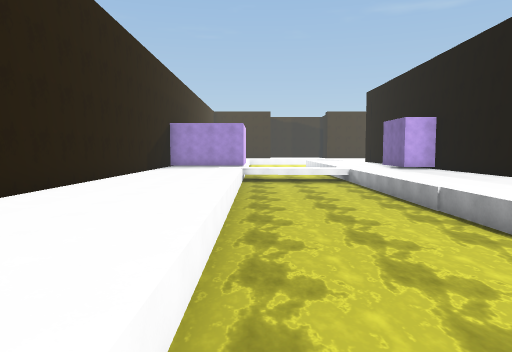
View 1 (above)

22 first-person views from a walk through a scene from a Unity 3-D project. The camera is 1.5 m above the floor, tilts 4° down and sees 70° across. The floor is counted in squares, 2 m on a side. Each view is taken from the middle of a square. On the plan, view 1 faces up. The plan holds only what a view shows up to about 11 squares ahead; the rest is blank. The place goes on beyond the plan. The player is left out. Surface patterns are stand-ins for the level's own textures.

View 2
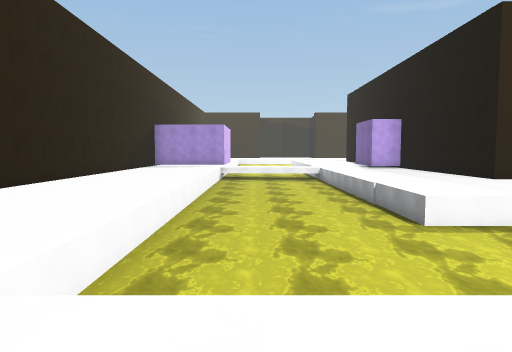

View 3
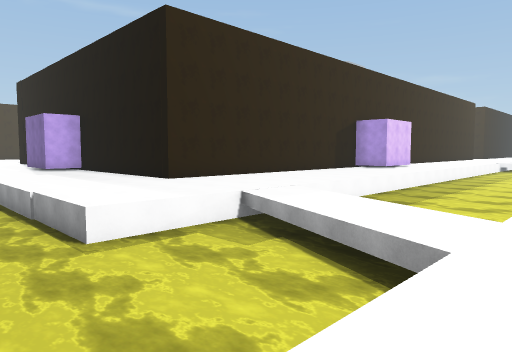

View 4
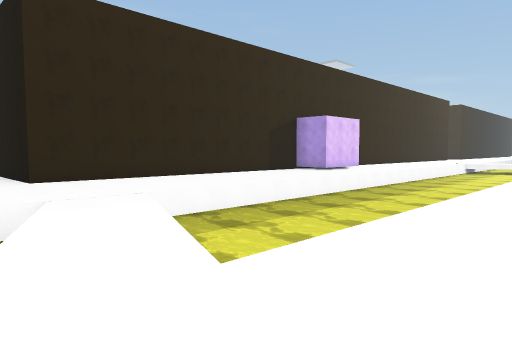

View 5
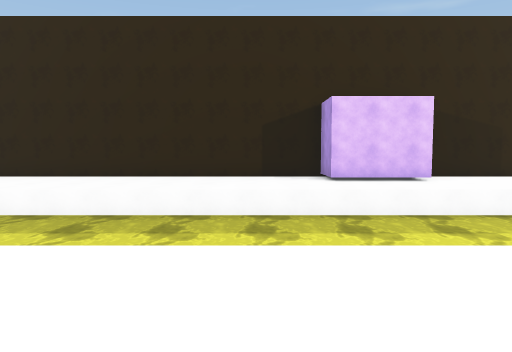

View 6
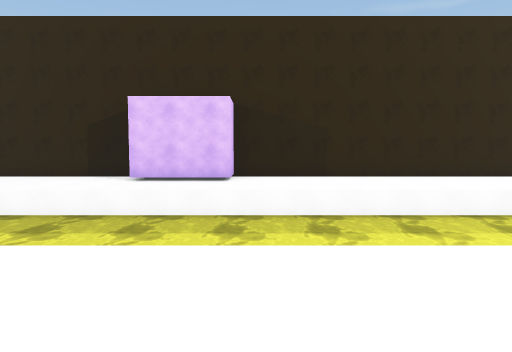

View 7
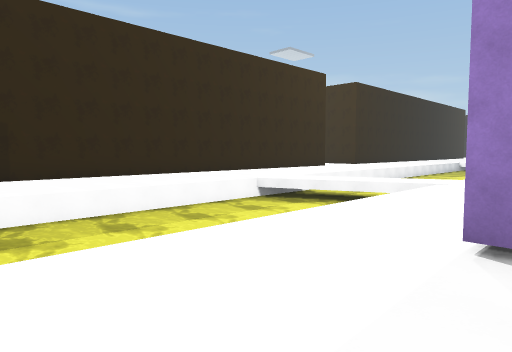

View 8
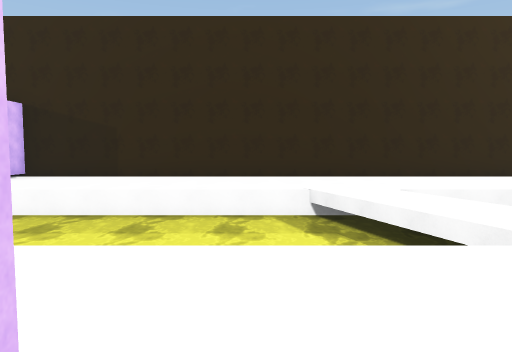

View 9
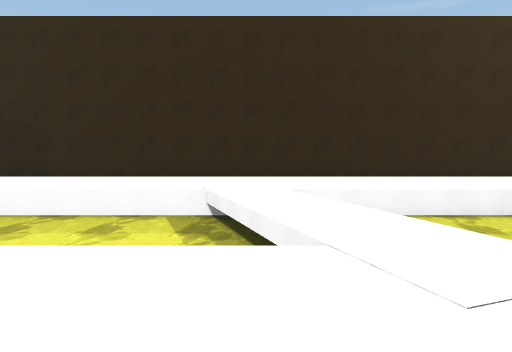

View 10
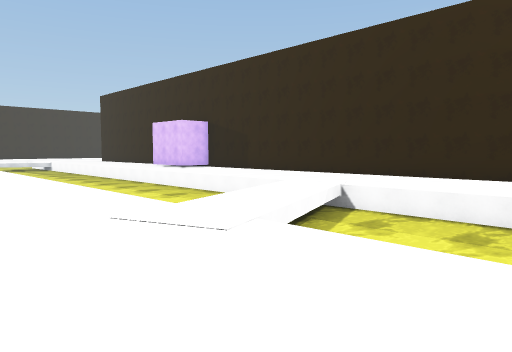

View 11
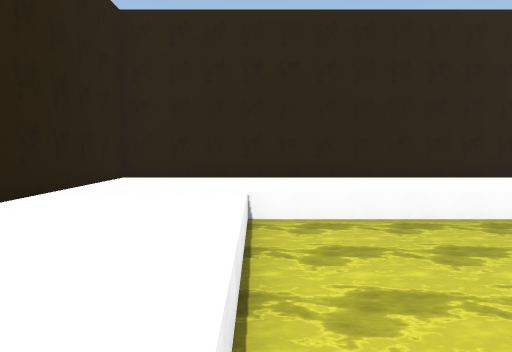

View 12
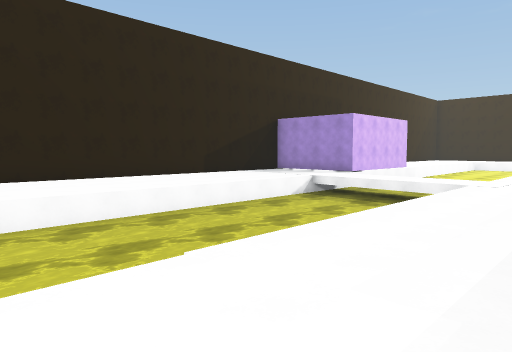

View 13
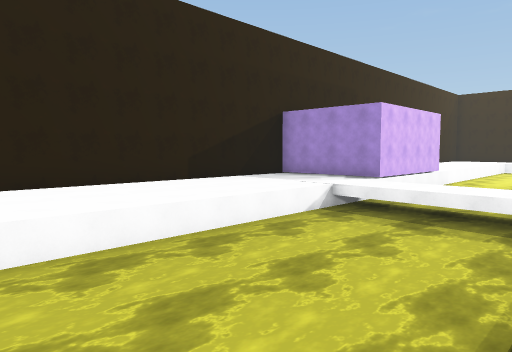

View 14
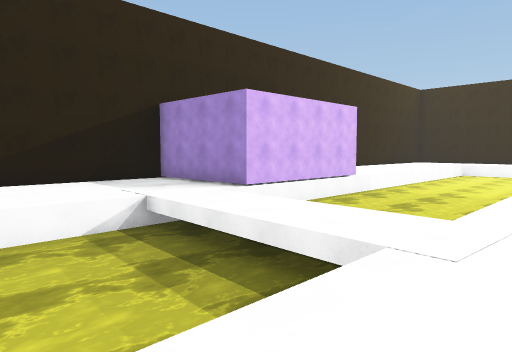

View 15
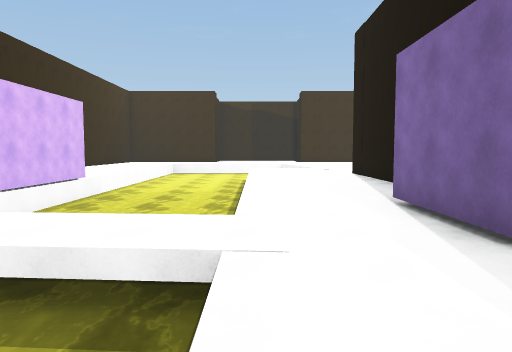

View 16
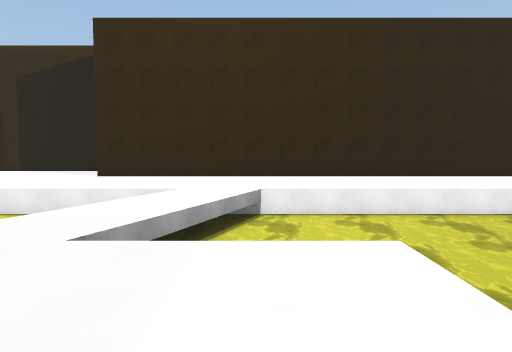

View 17
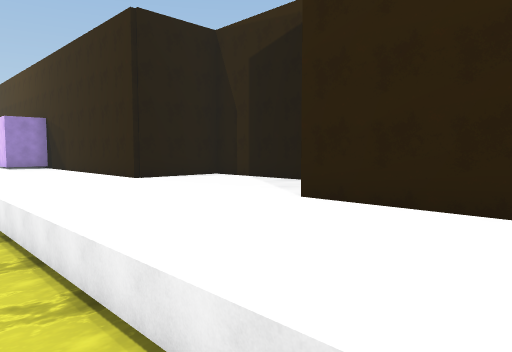

View 18
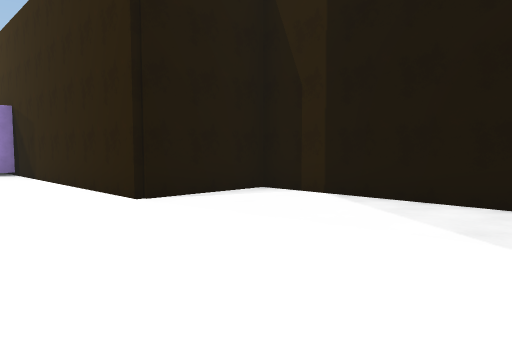

View 19
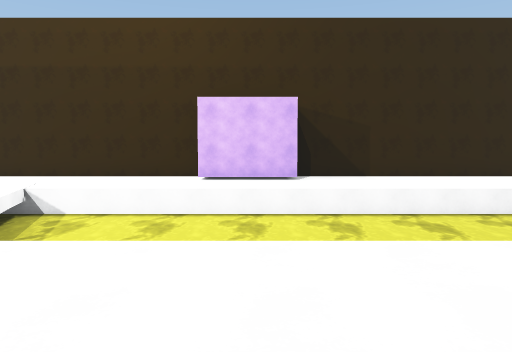

View 20
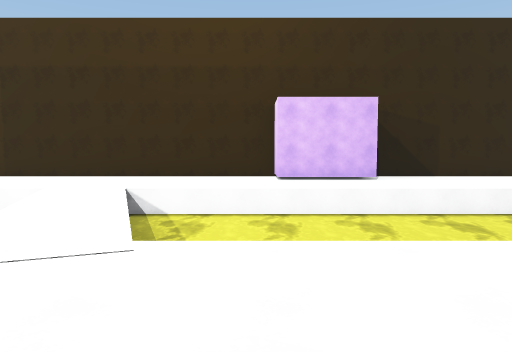

View 21
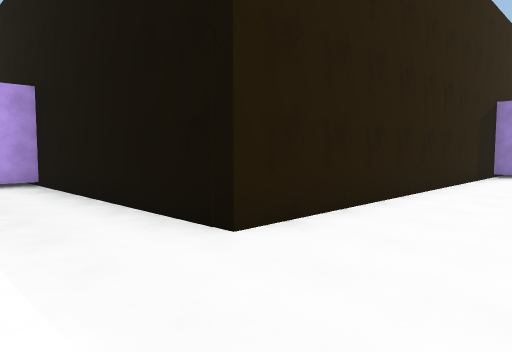

View 22
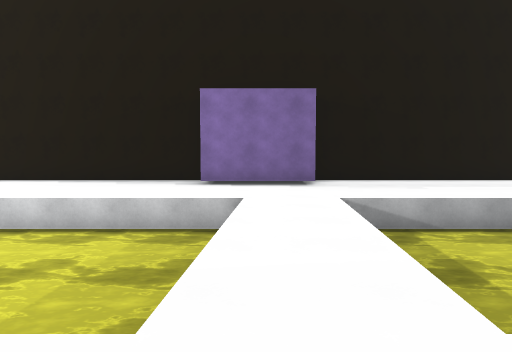

### Floor plan
Key: @ floor where view 1 was taken; # wall or solid block; . floor; ≈ water the walk keeps out of.
Columns run from 4 left of view 1 to 33 right of it. Each row starts with its distance up from view 1.
 23    .≈≈≈≈...#
 22    #≈≈≈≈...#
 21    #≈≈≈≈...#
 20    #≈≈≈≈...#
 19    #≈≈≈≈...#
 18 ####≈≈≈≈...#
 17 #...≈≈≈≈..##
 16 #.........##
 15 #...≈≈....##
 14 #...≈≈≈≈...#
 13 #...≈≈≈≈...#
 12 #...≈≈≈≈...#
 11 #...≈≈≈≈...#
 10 #...≈≈≈≈...#
  9 #...≈≈≈≈...########### ###############
  8 #...≈≈≈≈.............###..............
  7 #...≈≈≈≈.............###..............
  6 #...≈≈≈≈..............................
  5 #...≈≈≈≈≈≈≈..≈≈≈≈≈≈≈≈≈≈≈≈≈≈≈≈≈≈≈.≈≈≈≈≈
  4 #...≈≈≈≈≈≈≈.≈≈≈≈≈≈≈≈≈≈≈≈≈≈≈≈≈≈≈≈.≈≈≈≈
  3 #...≈≈≈≈≈≈..≈≈≈≈≈≈≈≈≈≈≈≈≈≈≈≈≈≈≈≈..≈≈≈
  2 #...≈≈≈≈≈≈.≈≈≈≈≈≈≈≈≈≈≈  ≈≈≈≈≈≈≈≈≈.≈
  1 #...≈≈≈≈≈≈.≈≈≈≈≈≈≈≈≈≈≈≈≈≈≈≈≈≈≈≈≈≈.≈≈≈≈
  0 #...@.................................
 -1 #..........................###........
 -2 #..........................###........
 -3 ##############.....######### #########
 -4                ....#
 -5                ....#
 -6                #####

Positions as (right, up) in squares from view 1, and headings:
1: (0, 0), facing up
2: (1, -1), facing up
3: (2, 0), facing up-right
4: (5, -1), facing up-right
5: (15, -2), facing up
6: (20, -2), facing up
7: (20, -2), facing up-right
8: (26, -2), facing up
9: (28, -2), facing up
10: (33, -2), facing up-left
11: (6, 1), facing left
12: (6, 6), facing up-left
13: (4, 8), facing up-left
14: (5, 12), facing up-left
15: (4, 12), facing up
16: (5, 8), facing down
17: (6, 2), facing down-right
18: (10, 0), facing down-right
19: (24, 8), facing down
20: (26, 8), facing down
21: (5, 6), facing up-right
22: (-2, 16), facing right
